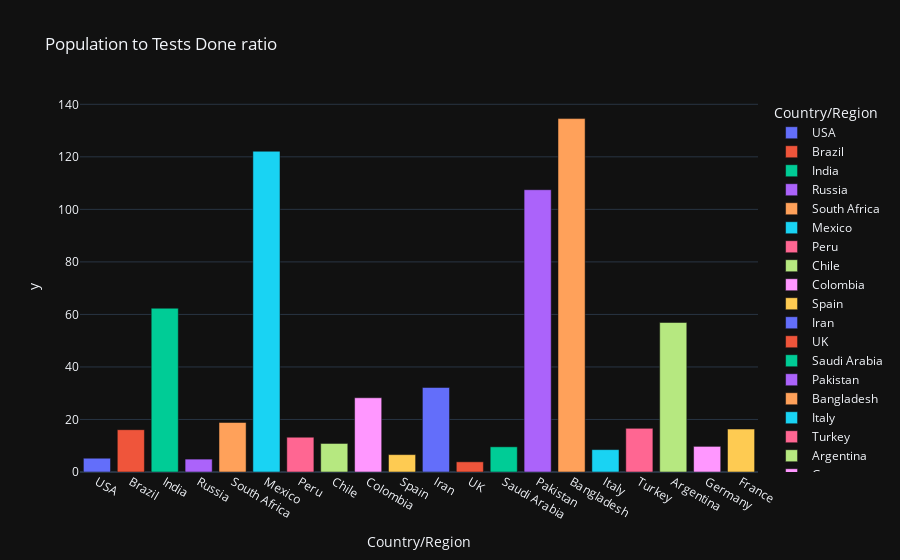

Notebook code for this chart:
### Code cell
fig = px.bar(world_data.iloc[0:20], x = 'Country/Region', y = pop_test_ratio[0:20], color='Country/Region',
       title = 'Population to Tests Done ratio', template = 'plotly_dark')
fig.show()

### Figure 1 — Plotly figure (JSON) as saved in the notebook; plotly's stock layout.template omitted (floating-point values rounded to 4 significant figures)
{"data": [{"alignmentgroup": "True", "hovertemplate": "Country/Region=%{x}<br>y=%{y}<extra></extra>", "legendgroup": "USA", "marker": {"color": "#636efa", "pattern": {"shape": ""}}, "name": "USA", "offsetgroup": "USA", "orientation": "v", "showlegend": true, "textposition": "auto", "type": "bar", "x": ["USA"], "xaxis": "x", "y": [5.245], "yaxis": "y"}, {"alignmentgroup": "True", "hovertemplate": "Country/Region=%{x}<br>y=%{y}<extra></extra>", "legendgroup": "Brazil", "marker": {"color": "#EF553B", "pattern": {"shape": ""}}, "name": "Brazil", "offsetgroup": "Brazil", "orientation": "v", "showlegend": true, "textposition": "auto", "type": "bar", "x": ["Brazil"], "xaxis": "x", "y": [16.11], "yaxis": "y"}, {"alignmentgroup": "True", "hovertemplate": "Country/Region=%{x}<br>y=%{y}<extra></extra>", "legendgroup": "India", "marker": {"color": "#00cc96", "pattern": {"shape": ""}}, "name": "India", "offsetgroup": "India", "orientation": "v", "showlegend": true, "textposition": "auto", "type": "bar", "x": ["India"], "xaxis": "x", "y": [62.37], "yaxis": "y"}, {"alignmentgroup": "True", "hovertemplate": "Country/Region=%{x}<br>y=%{y}<extra></extra>", "legendgroup": "Russia", "marker": {"color": "#ab63fa", "pattern": {"shape": ""}}, "name": "Russia", "offsetgroup": "Russia", "orientation": "v", "showlegend": true, "textposition": "auto", "type": "bar", "x": ["Russia"], "xaxis": "x", "y": [4.911], "yaxis": "y"}, {"alignmentgroup": "True", "hovertemplate": "Country/Region=%{x}<br>y=%{y}<extra></extra>", "legendgroup": "South Africa", "marker": {"color": "#FFA15A", "pattern": {"shape": ""}}, "name": "South Africa", "offsetgroup": "South Africa", "orientation": "v", "showlegend": true, "textposition": "auto", "type": "bar", "x": ["South Africa"], "xaxis": "x", "y": [18.85], "yaxis": "y"}, {"alignmentgroup": "True", "hovertemplate": "Country/Region=%{x}<br>y=%{y}<extra></extra>", "legendgroup": "Mexico", "marker": {"color": "#19d3f3", "pattern": {"shape": ""}}, "name": "Mexico", "offsetgroup": "Mexico", "orientation": "v", "showlegend": true, "textposition": "auto", "type": "bar", "x": ["Mexico"], "xaxis": "x", "y": [122.1], "yaxis": "y"}, {"alignmentgroup": "True", "hovertemplate": "Country/Region=%{x}<br>y=%{y}<extra></extra>", "legendgroup": "Peru", "marker": {"color": "#FF6692", "pattern": {"shape": ""}}, "name": "Peru", "offsetgroup": "Peru", "orientation": "v", "showlegend": true, "textposition": "auto", "type": "bar", "x": ["Peru"], "xaxis": "x", "y": [13.24], "yaxis": "y"}, {"alignmentgroup": "True", "hovertemplate": "Country/Region=%{x}<br>y=%{y}<extra></extra>", "legendgroup": "Chile", "marker": {"color": "#B6E880", "pattern": {"shape": ""}}, "name": "Chile", "offsetgroup": "Chile", "orientation": "v", "showlegend": true, "textposition": "auto", "type": "bar", "x": ["Chile"], "xaxis": "x", "y": [10.87], "yaxis": "y"}, {"alignmentgroup": "True", "hovertemplate": "Country/Region=%{x}<br>y=%{y}<extra></extra>", "legendgroup": "Colombia", "marker": {"color": "#FF97FF", "pattern": {"shape": ""}}, "name": "Colombia", "offsetgroup": "Colombia", "orientation": "v", "showlegend": true, "textposition": "auto", "type": "bar", "x": ["Colombia"], "xaxis": "x", "y": [28.27], "yaxis": "y"}, {"alignmentgroup": "True", "hovertemplate": "Country/Region=%{x}<br>y=%{y}<extra></extra>", "legendgroup": "Spain", "marker": {"color": "#FECB52", "pattern": {"shape": ""}}, "name": "Spain", "offsetgroup": "Spain", "orientation": "v", "showlegend": true, "textposition": "auto", "type": "bar", "x": ["Spain"], "xaxis": "x", "y": [6.619], "yaxis": "y"}, {"alignmentgroup": "True", "hovertemplate": "Country/Region=%{x}<br>y=%{y}<extra></extra>", "legendgroup": "Iran", "marker": {"color": "#636efa", "pattern": {"shape": ""}}, "name": "Iran", "offsetgroup": "Iran", "orientation": "v", "showlegend": true, "textposition": "auto", "type": "bar", "x": ["Iran"], "xaxis": "x", "y": [32.19], "yaxis": "y"}, {"alignmentgroup": "True", "hovertemplate": "Country/Region=%{x}<br>y=%{y}<extra></extra>", "legendgroup": "UK", "marker": {"color": "#EF553B", "pattern": {"shape": ""}}, "name": "UK", "offsetgroup": "UK", "orientation": "v", "showlegend": true, "textposition": "auto", "type": "bar", "x": ["UK"], "xaxis": "x", "y": [3.878], "yaxis": "y"}, {"alignmentgroup": "True", "hovertemplate": "Country/Region=%{x}<br>y=%{y}<extra></extra>", "legendgroup": "Saudi Arabia", "marker": {"color": "#00cc96", "pattern": {"shape": ""}}, "name": "Saudi Arabia", "offsetgroup": "Saudi Arabia", "orientation": "v", "showlegend": true, "textposition": "auto", "type": "bar", "x": ["Saudi Arabia"], "xaxis": "x", "y": [9.59], "yaxis": "y"}, {"alignmentgroup": "True", "hovertemplate": "Country/Region=%{x}<br>y=%{y}<extra></extra>", "legendgroup": "Pakistan", "marker": {"color": "#ab63fa", "pattern": {"shape": ""}}, "name": "Pakistan", "offsetgroup": "Pakistan", "orientation": "v", "showlegend": true, "textposition": "auto", "type": "bar", "x": ["Pakistan"], "xaxis": "x", "y": [107.5], "yaxis": "y"}, {"alignmentgroup": "True", "hovertemplate": "Country/Region=%{x}<br>y=%{y}<extra></extra>", "legendgroup": "Bangladesh", "marker": {"color": "#FFA15A", "pattern": {"shape": ""}}, "name": "Bangladesh", "offsetgroup": "Bangladesh", "orientation": "v", "showlegend": true, "textposition": "auto", "type": "bar", "x": ["Bangladesh"], "xaxis": "x", "y": [134.6], "yaxis": "y"}, {"alignmentgroup": "True", "hovertemplate": "Country/Region=%{x}<br>y=%{y}<extra></extra>", "legendgroup": "Italy", "marker": {"color": "#19d3f3", "pattern": {"shape": ""}}, "name": "Italy", "offsetgroup": "Italy", "orientation": "v", "showlegend": true, "textposition": "auto", "type": "bar", "x": ["Italy"], "xaxis": "x", "y": [8.515], "yaxis": "y"}, {"alignmentgroup": "True", "hovertemplate": "Country/Region=%{x}<br>y=%{y}<extra></extra>", "legendgroup": "Turkey", "marker": {"color": "#FF6692", "pattern": {"shape": ""}}, "name": "Turkey", "offsetgroup": "Turkey", "orientation": "v", "showlegend": true, "textposition": "auto", "type": "bar", "x": ["Turkey"], "xaxis": "x", "y": [16.61], "yaxis": "y"}, {"alignmentgroup": "True", "hovertemplate": "Country/Region=%{x}<br>y=%{y}<extra></extra>", "legendgroup": "Argentina", "marker": {"color": "#B6E880", "pattern": {"shape": ""}}, "name": "Argentina", "offsetgroup": "Argentina", "orientation": "v", "showlegend": true, "textposition": "auto", "type": "bar", "x": ["Argentina"], "xaxis": "x", "y": [56.93], "yaxis": "y"}, {"alignmentgroup": "True", "hovertemplate": "Country/Region=%{x}<br>y=%{y}<extra></extra>", "legendgroup": "Germany", "marker": {"color": "#FF97FF", "pattern": {"shape": ""}}, "name": "Germany", "offsetgroup": "Germany", "orientation": "v", "showlegend": true, "textposition": "auto", "type": "bar", "x": ["Germany"], "xaxis": "x", "y": [9.761], "yaxis": "y"}, {"alignmentgroup": "True", "hovertemplate": "Country/Region=%{x}<br>y=%{y}<extra></extra>", "legendgroup": "France", "marker": {"color": "#FECB52", "pattern": {"shape": ""}}, "name": "France", "offsetgroup": "France", "orientation": "v", "showlegend": true, "textposition": "auto", "type": "bar", "x": ["France"], "xaxis": "x", "y": [16.35], "yaxis": "y"}], "layout": {"autosize": true, "barmode": "relative", "legend": {"title": {"text": "Country/Region"}, "tracegroupgap": 0}, "title": {"text": "Population to Tests Done ratio"}, "xaxis": {"anchor": "y", "autorange": true, "categoryarray": ["USA", "Brazil", "India", "Russia", "South Africa", "Mexico", "Peru", "Chile", "Colombia", "Spain", "Iran", "UK", "Saudi Arabia", "Pakistan", "Bangladesh", "Italy", "Turkey", "Argentina", "Germany", "France"], "categoryorder": "array", "domain": [0, 1], "range": [-0.5, 19.5], "title": {"text": "Country/Region"}, "type": "category"}, "yaxis": {"anchor": "x", "autorange": true, "domain": [0, 1], "range": [0, 141.6], "title": {"text": "y"}, "type": "linear"}}}
